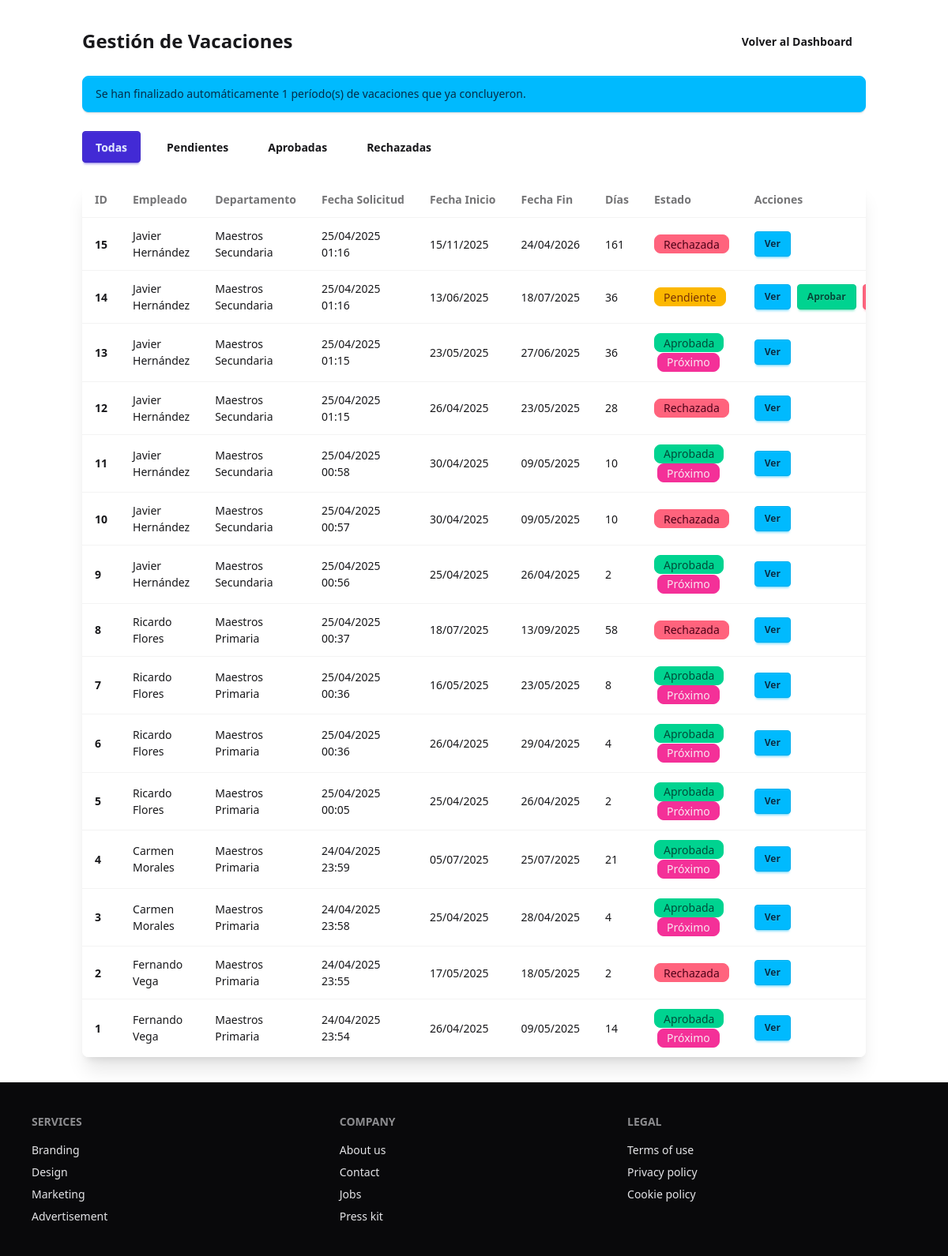
The page /rrhh/vacaciones/index.php (signed in) on the database its author committed.
### tables this page shows
CREATE TABLE `VACACIONES` (
  `id_vacaciones` int(11) NOT NULL,
  `id_empleado` int(11) DEFAULT NULL,
  `fecha_inicio` date DEFAULT NULL,
  `fecha_finalizacion` date DEFAULT NULL,
  `estado` tinyint(1) DEFAULT NULL,
  `dias_totales` int(11) DEFAULT NULL,
  `comentarios` text DEFAULT NULL,
  `estado_aprobacion` enum('pendiente','aprobada','rechazada') DEFAULT 'pendiente',
  `fecha_solicitud` timestamp NULL DEFAULT current_timestamp(),
  `comentario_rrhh` text DEFAULT NULL
);

CREATE TABLE `EMPLEADOS` (
  `id_empleado` int(11) NOT NULL,
  `cargo` varchar(50) DEFAULT NULL,
  `fecha_nacimiento` date DEFAULT NULL,
  `fecha_ingreso_escuela` date DEFAULT NULL,
  `rfc` varchar(13) DEFAULT NULL,
  `estado_activo` tinyint(1) DEFAULT NULL,
  `nss` varchar(20) DEFAULT NULL,
  `domicilio` varchar(255) DEFAULT NULL,
  `telefono_personal` varchar(20) DEFAULT NULL,
  `curp` varchar(18) DEFAULT NULL,
  `id_departamento` int(11) DEFAULT NULL,
  `correo` varchar(100) DEFAULT NULL,
  `contraseña` varchar(255) DEFAULT NULL,
  `foto_de_perfil` blob DEFAULT NULL,
  `nickname` varchar(50) DEFAULT NULL,
  `historial_permisos` text DEFAULT NULL,
  `rol` varchar(100) DEFAULT NULL
);

CREATE TABLE `DEPARTAMENTO` (
  `id_departamento` int(11) NOT NULL,
  `tipo` varchar(50) DEFAULT NULL,
  `nombre_departamento` varchar(100) DEFAULT NULL
);

### rrhh/vacaciones/index.php (the view, shortened to what this page needs)
<?php
require_once '../../config/config.php';
include '../../includes/header.php';
$conn = new mysqli($db_host, $db_user, $db_password, $db_name);
$conn->set_charset("utf8");
$vacaciones_finalizadas = $conn->affected_rows;
$filtro_estado = isset($_GET['estado']) ? $_GET['estado'] : 'todos';
$sql = "SELECT v.*, e.nickname, e.cargo, d.nombre_departamento
        FROM VACACIONES v
        JOIN EMPLEADOS e ON v.id_empleado = e.id_empleado
        LEFT JOIN DEPARTAMENTO d ON e.id_departamento = d.id_departamento";
$sql .= " ORDER BY v.fecha_solicitud DESC";
$stmt = $conn->prepare($sql);
$stmt->execute();
$result = $stmt->get_result();
$fecha_actual = new DateTime(date('Y-m-d'));
?>
<div class="container mx-auto px-4 py-8">
    <div class="flex justify-between items-center mb-6">
        <h1 class="text-2xl font-bold">Gestión de Vacaciones</h1>
        <a href="../../rrhh/dashboard.php" class="btn btn-ghost">
            Volver al Dashboard
        </a>
    </div>
    <?php if ($vacaciones_finalizadas > 0): ?>
        <div class="alert alert-info mb-6">
            <span>Se han finalizado automáticamente <?php echo $vacaciones_finalizadas; ?> período(s) de vacaciones que ya concluyeron.</span>
        </div>
    <?php endif; ?>
    <div class="flex space-x-4 mb-6">
        <a href="?estado=todos" class="btn <?php echo $filtro_estado == 'todos' ? 'btn-primary' : 'btn-ghost'; ?>">
            Todas
        </a>
        <a href="?estado=pendiente" class="btn <?php echo $filtro_estado == 'pendiente' ? 'btn-primary' : 'btn-ghost'; ?>">
            Pendientes
        </a>
        <a href="?estado=aprobada" class="btn <?php echo $filtro_estado == 'aprobada' ? 'btn-primary' : 'btn-ghost'; ?>">
            Aprobadas
        </a>
        <a href="?estado=rechazada" class="btn <?php echo $filtro_estado == 'rechazada' ? 'btn-primary' : 'btn-ghost'; ?>">
            Rechazadas
        </a>
    </div>
    <div class="overflow-x-auto bg-base-100 shadow-xl rounded-lg">
        <table class="table w-full">
            <thead>
                <tr>
                    <th>ID</th>
                    <th>Empleado</th>
                    <th>Departamento</th>
                    <th>Fecha Solicitud</th>
                    <th>Fecha Inicio</th>
                    <th>Fecha Fin</th>
                    <th>Días</th>
                    <th>Estado</th>
                    <th>Acciones</th>
                </tr>
            </thead>
            <tbody>
                <?php if ($result->num_rows > 0): ?>
                    <?php while($row = $result->fetch_assoc()): ?>
                        <?php
                        $fecha_inicio = new DateTime($row['fecha_inicio']);
                        $fecha_fin = new DateTime($row['fecha_finalizacion']);
                        $estado_temporal = '';
                        $clase_temporal = '';
                        if ($fecha_actual > $fecha_fin) {
                            $estado_temporal = 'Finalizado';
                            $clase_temporal = 'badge-ghost';
                        } elseif ($fecha_actual >= $fecha_inicio && $fecha_actual <= $fecha_fin) {
                            $estado_temporal = 'En curso';
                            $clase_temporal = 'badge-info';
                        } else {
                            $estado_temporal = 'Próximo';
                            $clase_temporal = 'badge-secondary';
                        }
                        ?>
                        <tr>
                            <th><?php echo $row['id_vacaciones']; ?></th>
                            <td><?php echo htmlspecialchars($row['nickname']); ?></td>
                            <td><?php echo htmlspecialchars($row['nombre_departamento'] ?? 'Sin departamento'); ?></td>
                            <td><?php echo isset($row['fecha_solicitud']) ? date('d/m/Y H:i', strtotime($row['fecha_solicitud'])) : 'N/A'; ?></td>
                            <td><?php echo date('d/m/Y', strtotime($row['fecha_inicio'])); ?></td>
                            <td><?php echo date('d/m/Y', strtotime($row['fecha_finalizacion'])); ?></td>
                            <td><?php echo $row['dias_totales']; ?></td>
                            <td>
                                <span class="badge <?php
                                    echo isset($row['estado_aprobacion']) ?
                                        ($row['estado_aprobacion'] == 'aprobada' ? 'badge-success' :
                                        ($row['estado_aprobacion'] == 'rechazada' ? 'badge-error' : 'badge-warning'))
                                        : 'badge-warning';
                                ?>">
                                    <?php
                                    echo isset($row['estado_aprobacion']) ?
                                        ($row['estado_aprobacion'] == 'aprobada' ? 'Aprobada' :
                                        ($row['estado_aprobacion'] == 'rechazada' ? 'Rechazada' : 'Pendiente'))
                                        : 'Pendiente';
                                    ?>
                                </span>
                                <?php if (isset($row['estado_aprobacion']) && $row['estado_aprobacion'] == 'aprobada'): ?>
                                    <span class="badge ml-1 <?php echo $clase_temporal; ?>">
                                        <?php echo $estado_temporal; ?>
                                    </span>
                                <?php endif; ?>
                            </td>
                            <td>
                                <div class="flex space-x-2">
                                    <a href="ver_vacaciones.php?id=<?php echo $row['id_vacaciones']; ?>" class="btn btn-sm btn-info">Ver</a>
                                    <?php if (isset($row['estado_aprobacion']) && $row['estado_aprobacion'] == 'pendiente'): ?>
                                        <a href="aprobar_vacaciones.php?id=<?php echo $row['id_vacaciones']; ?>" class="btn btn-sm btn-success">
                                            Aprobar
                                        </a>
                                        <a href="rechazar_vacaciones.php?id=<?php echo $row['id_vacaciones']; ?>" class="btn btn-sm btn-error">
                                        </a>
                                    <?php endif; ?>
                                </div>
                            </td>
                        </tr>
                    <?php endwhile; ?>
                <?php else: ?>
                    <tr>
                        <td colspan="9" class="text-center py-4">No hay solicitudes de vacaciones registradas</td>
                    </tr>
                <?php endif; ?>
            </tbody>
        </table>
    </div>
</div>
<?php
include '../../includes/footer.php';
?>

### rows shown on the page
vacaciones: id_vacaciones "15", id_empleado.nickname "Javier Hernández", departamento.nombre_departamento "Maestros Secundaria", fecha_solicitud "25/04/2025 01:16", fecha_inicio "15/11/2025", fecha_finalizacion "24/04/2026", dias_totales "161", estado_aprobacion "Rechazada"
vacaciones: id_vacaciones "14", id_empleado.nickname "Javier Hernández", departamento.nombre_departamento "Maestros Secundaria", fecha_solicitud "25/04/2025 01:16", fecha_inicio "13/06/2025", fecha_finalizacion "18/07/2025", dias_totales "36", estado_aprobacion "Pendiente"
vacaciones: id_vacaciones "13", id_empleado.nickname "Javier Hernández", departamento.nombre_departamento "Maestros Secundaria", fecha_solicitud "25/04/2025 01:15", fecha_inicio "23/05/2025", fecha_finalizacion "27/06/2025", dias_totales "36", estado_aprobacion "Aprobada", estado_temporal "Próximo"
vacaciones: id_vacaciones "12", id_empleado.nickname "Javier Hernández", departamento.nombre_departamento "Maestros Secundaria", fecha_solicitud "25/04/2025 01:15", fecha_inicio "26/04/2025", fecha_finalizacion "23/05/2025", dias_totales "28", estado_aprobacion "Rechazada"
vacaciones: id_vacaciones "11", id_empleado.nickname "Javier Hernández", departamento.nombre_departamento "Maestros Secundaria", fecha_solicitud "25/04/2025 00:58", fecha_inicio "30/04/2025", fecha_finalizacion "09/05/2025", dias_totales "10", estado_aprobacion "Aprobada", estado_temporal "Próximo"
vacaciones: id_vacaciones "10", id_empleado.nickname "Javier Hernández", departamento.nombre_departamento "Maestros Secundaria", fecha_solicitud "25/04/2025 00:57", fecha_inicio "30/04/2025", fecha_finalizacion "09/05/2025", dias_totales "10", estado_aprobacion "Rechazada"
vacaciones: id_vacaciones "9", id_empleado.nickname "Javier Hernández", departamento.nombre_departamento "Maestros Secundaria", fecha_solicitud "25/04/2025 00:56", fecha_inicio "25/04/2025", fecha_finalizacion "26/04/2025", dias_totales "2", estado_aprobacion "Aprobada", estado_temporal "Próximo"
vacaciones: id_vacaciones "8", id_empleado.nickname "Ricardo Flores", departamento.nombre_departamento "Maestros Primaria", fecha_solicitud "25/04/2025 00:37", fecha_inicio "18/07/2025", fecha_finalizacion "13/09/2025", dias_totales "58", estado_aprobacion "Rechazada"
vacaciones: id_vacaciones "7", id_empleado.nickname "Ricardo Flores", departamento.nombre_departamento "Maestros Primaria", fecha_solicitud "25/04/2025 00:36", fecha_inicio "16/05/2025", fecha_finalizacion "23/05/2025", dias_totales "8", estado_aprobacion "Aprobada", estado_temporal "Próximo"
vacaciones: id_vacaciones "6", id_empleado.nickname "Ricardo Flores", departamento.nombre_departamento "Maestros Primaria", fecha_solicitud "25/04/2025 00:36", fecha_inicio "26/04/2025", fecha_finalizacion "29/04/2025", dias_totales "4", estado_aprobacion "Aprobada", estado_temporal "Próximo"
vacaciones: id_vacaciones "5", id_empleado.nickname "Ricardo Flores", departamento.nombre_departamento "Maestros Primaria", fecha_solicitud "25/04/2025 00:05", fecha_inicio "25/04/2025", fecha_finalizacion "26/04/2025", dias_totales "2", estado_aprobacion "Aprobada", estado_temporal "Próximo"
vacaciones: id_vacaciones "4", id_empleado.nickname "Carmen Morales", departamento.nombre_departamento "Maestros Primaria", fecha_solicitud "24/04/2025 23:59", fecha_inicio "05/07/2025", fecha_finalizacion "25/07/2025", dias_totales "21", estado_aprobacion "Aprobada", estado_temporal "Próximo"
vacaciones: id_vacaciones "3", id_empleado.nickname "Carmen Morales", departamento.nombre_departamento "Maestros Primaria", fecha_solicitud "24/04/2025 23:58", fecha_inicio "25/04/2025", fecha_finalizacion "28/04/2025", dias_totales "4", estado_aprobacion "Aprobada", estado_temporal "Próximo"
vacaciones: id_vacaciones "2", id_empleado.nickname "Fernando Vega", departamento.nombre_departamento "Maestros Primaria", fecha_solicitud "24/04/2025 23:55", fecha_inicio "17/05/2025", fecha_finalizacion "18/05/2025", dias_totales "2", estado_aprobacion "Rechazada"
vacaciones: id_vacaciones "1", id_empleado.nickname "Fernando Vega", departamento.nombre_departamento "Maestros Primaria", fecha_solicitud "24/04/2025 23:54", fecha_inicio "26/04/2025", fecha_finalizacion "09/05/2025", dias_totales "14", estado_aprobacion "Aprobada", estado_temporal "Próximo"

### other values the page prints
$vacaciones_finalizadas "1"
